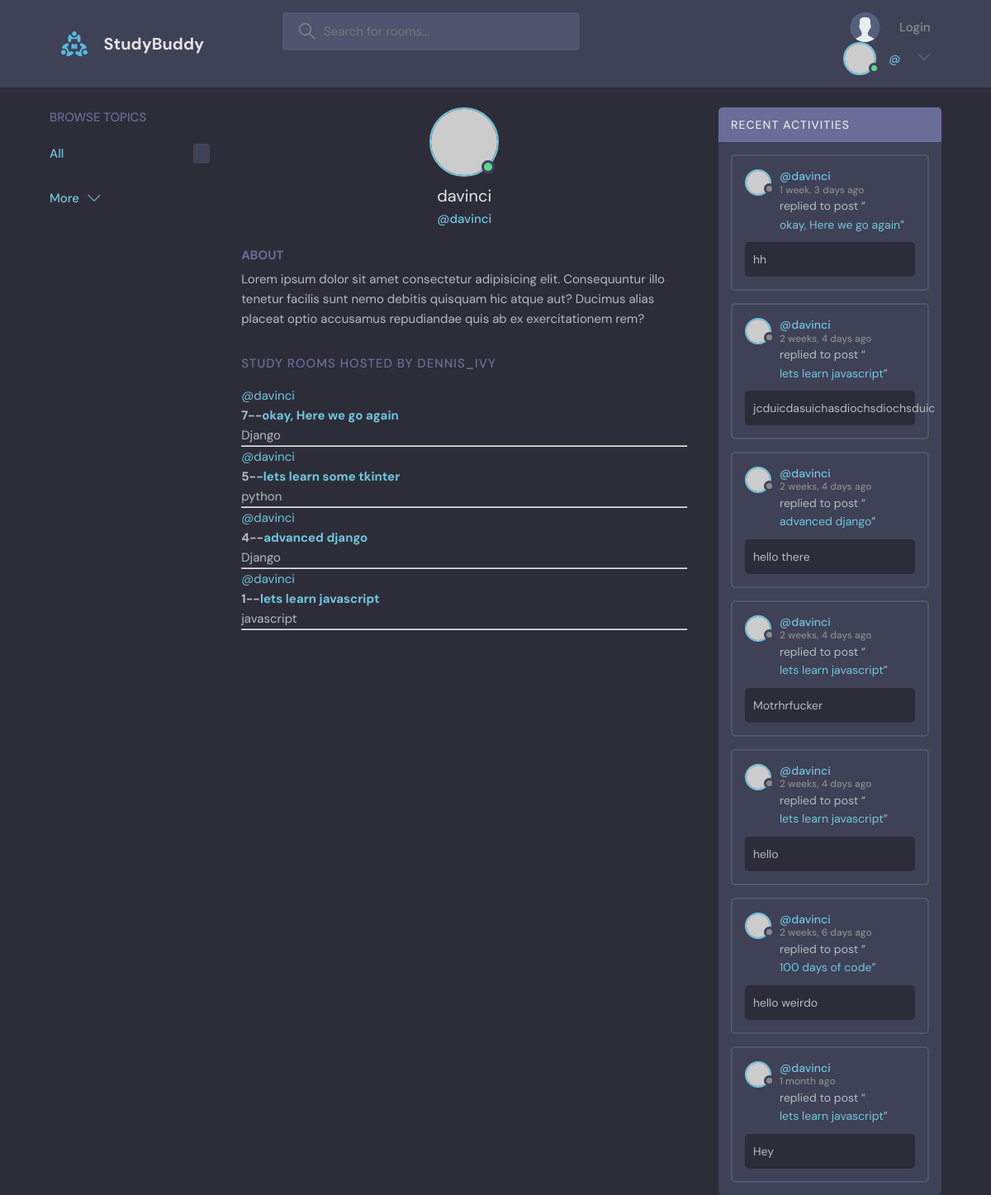
Page /profile/1/ on the committed database.
### base/models.py (models this page shows, shortened)
class  Room(models.Model):
    host = models.ForeignKey(User,on_delete = models.SET_NULL,null = True)
    topic = models.ForeignKey(Topic,on_delete = models.SET_NULL,null = True)
    name = models.CharField(max_length=200)
    description = models.TextField(null = True,blank = True)
    participants = models.ManyToManyField(User,related_name="participants",blank=True)
    updated = models.DateTimeField(auto_now = True)
    created = models .DateTimeField(auto_now_add =True)
    class Meta:
         ordering = ['-updated','-created']
    def __str__(self):
        return self.name

class Topic(models.Model):
    name = models.CharField(max_length = 200)

class Message(models.Model):
   user = models.ForeignKey(User,on_delete = models.CASCADE)
   room = models.ForeignKey(Room,on_delete = models.CASCADE)
   body = models.TextField()
   updated = models.DateTimeField(auto_now = True)
   created = models .DateTimeField(auto_now_add =True)
   class Meta:
         ordering = ['-updated','-created']

### base/views.py (the view)
# urls.py: path('profile/<str:pk>/',views.userProfile,name="user_profile"),
def userProfile(request,pk):
    user = User.objects.get(id=pk)
    rooms = user.room_set.all()
    room_messages = user.message_set.all()
    topic = Topic.objects.all()
    context = {'user':user,'rooms':rooms,'room_messages':room_messages,'topic':topic}
    return render(request,'base/profile.html',context)

### base/templates/base/profile.html (shortened to what this page needs)
{% extends "main.html" %}
{% block content %}
  <main class="profile-page layout layout--3">
    <div class="container">
      {% include "base/topic_componets.html" %}
      <div class="roomList">
        <div class="profile">
          <div class="profile__avatar">
            <div class="avatar avatar--large active">
              <img src="https://randomuser.me/api/portraits/men/11.jpg" />
            </div>
          </div>
          <div class="profile__info">
            <h3>{{user.username}}</h3>
            <p>@{{user.username}}</p>
          </div>
          <div class="profile__about">
            <h3>About</h3>
            <p>
              Lorem ipsum dolor sit amet consectetur adipisicing elit. Consequuntur illo tenetur
              facilis sunt nemo debitis quisquam hic atque aut? Ducimus alias placeat optio
              accusamus repudiandae quis ab ex exercitationem rem?
            </p>
          </div>
        </div>
        <div class="roomList__header">
          <div>
            <h2>Study Rooms Hosted by dennis_ivy</a>
            </h2>
          </div>
        </div>
        {% include "base/feed_componets.html" %}
      </div>
      {% include "base/activity_componets.html" %}
    </div>
  </main>
  {% endblock content %}

### base/templates/main.html (shortened to what this page needs)
<!DOCTYPE html>
{% load static %}
<html lang="en">
  <head>
    <link rel="stylesheet" href="{% static 'style/style.css' %}"/>
  </head>
  <body>
    {% include "navbar.html" %}
    {% block content %}
    {% endblock content %}
  </body>
</html>

### base/templates/navbar.html (shortened to what this page needs)
{% load static %}
<header class="header header--loggedIn">
    <div class="container">
      <a href="{% url "home" %}" class="header__logo">
        <img src="{% static 'images/logo.svg' %}" />
        <h1>StudyBuddy</h1>
      </a>
      <form class="header__search"  method = "GET" action = {% url "home" %}>
        <label>
          <input placeholder="Search for rooms..." name = 'q' />
        </label>
      <nav class="header__menu">
        <a href="{% url "login" %}">
          <img src="{% static 'images/avatar.svg' %}" />
          <p>Login</p>
        </a>
      {% if user.is_authenticated %}
        <div class="header__user">
          <a href="{% url "update-user" %}" >
            <div class="avatar avatar--medium active">
              <img src="https://randomuser.me/api/portraits/men/37.jpg" />
            </div>
            <p>{{request.user.username}} <span>@{{request.user.username}}</span></p>
          </a>
          <button class="dropdown-button">
            <svg version="1.1" xmlns="http://www.w3.org/2000/svg" width="32" height="32" viewBox="0 0 32 32">
              <title>chevron-down</title>
              <path d="M16 21l-13-13h-3l16 16 16-16h-3l-13 13z"></path>
            </svg>
          </button>
        </div>
      {% endif %}
      </nav>
    </div>
  </header>

### base/templates/base/topic_componets.html (shortened to what this page needs)
<div class="topics">
    <div class="topics__header">
      <h2>Browse Topics</h2>
    </div>
    <ul class="topics__list">
      <li>
        <a href="{% url "home" %}" class="active">All <span>{{topics.count}}</span></a>
      </li>
    </ul>
    <a class="btn btn--link" href="{% url "topics" %}">
      More
      <svg version="1.1" xmlns="http://www.w3.org/2000/svg" width="32" height="32" viewBox="0 0 32 32">
        <title>chevron-down</title>
        <path d="M16 21l-13-13h-3l16 16 16-16h-3l-13 13z"></path>
      </svg>
    </a>
  </div>

### base/templates/base/feed_componets.html (shortened to what this page needs)
<div>
    {% for room in rooms %}
   <div>
    <a href="{% url "user_profile" room.host.id %}">@{{room.host.username}}</a>
    <h5>{{room.id}}--<a href=" {% url "room" room.id %}">{{room.name}}</a></h5>
    <small>{{room.topic.name}}</small>
    <hr>
   </div>
   {% endfor %}
</div>

### base/templates/base/activity_componets.html (shortened to what this page needs)
<div class="activities">
    <div class="activities__header">
      <h2>Recent Activities</h2>
    </div>
    {% for message in room_messages%}
    <div class="activities__box">
      <div class="activities__boxHeader roomListRoom__header">
        <a href="{% url "user_profile" message.user.id%}" class="roomListRoom__author">
          <div class="avatar avatar--small">
            <img src="https://randomuser.me/api/portraits/women/11.jpg" />
          </div>
          <p>
            @{{message.user}}
            <span>{{message.created|timesince}} ago</span>
          </p>
        </a>
      </div>
      <div class="activities__boxContent">
        <p>replied to post “<a href="{% url "room" message.room.id %}">{{message.room}}</a>”</p>
        <div class="activities__boxRoomContent">
          {{message.body}}
        </div>
      </div>
    </div>
    {% endfor %}
  </div>

### rows in the picture
Room: host.username "davinci", id "7", name "okay, Here we go again", topic.name "Django"
Room: host.username "davinci", id "5", name "lets learn some tkinter", topic.name "python"
Room: host.username "davinci", id "4", name "advanced django", topic.name "Django"
Room: host.username "davinci", id "1", name "lets learn javascript", topic.name "javascript"
Message: user "davinci", created "1 week, 3 days", room "okay, Here we go again", body "hh"
Message: user "davinci", created "2 weeks, 4 days", room "lets learn javascript", body "jcduicdasuichasdiochsdiochsduic"
Message: user "davinci", created "2 weeks, 4 days", room "advanced django", body "hello there"
Message: user "davinci", created "2 weeks, 4 days", room "lets learn javascript", body "Motrhrfucker"
Message: user "davinci", created "2 weeks, 4 days", room "lets learn javascript", body "hello"
Message: user "davinci", created "2 weeks, 6 days", room "100 days of code", body "hello weirdo"
Message: user "davinci", created "1 month", room "lets learn javascript", body "Hey"

### other values in the picture
{{ user.username }} "davinci"
